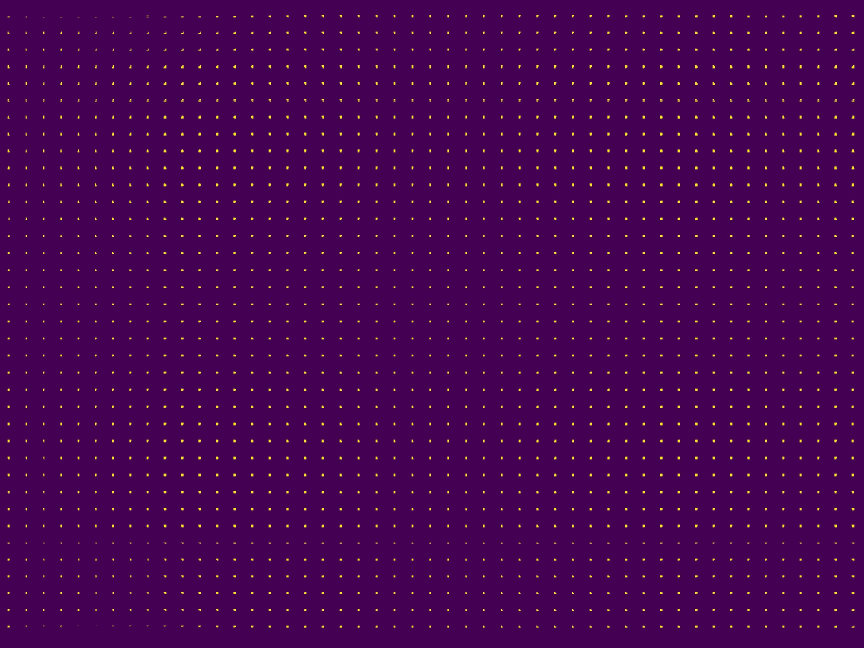
#> input picture Exact_dot_003/mesh_Arrays.jpeg, 2592 x 1944 px (shown at 1/3 size)
$ python contour.py
#> lines starting #> are read from the running program, lines starting #| are printed output that depends on the picture; after the words box and inside, x2 and y2 are one past the last pixel; in counts of white or black regions, pixels touching at a corner belong together
from __future__ import print_function
import cv2 as cv
import numpy as np
import argparse
import random as rng
rng.seed(12345)
def thresh_callback(val):
    threshold = val

    canny_output = cv.Canny(src_gray, threshold, threshold * 2)


    contours, _ = cv.findContours(canny_output, cv.RETR_TREE, cv.CHAIN_APPROX_SIMPLE)


    contours_poly = [None]*len(contours)
    boundRect = [None]*len(contours)
    centers = [None]*len(contours)
    radius = [None]*len(contours)
    for i, c in enumerate(contours):
        contours_poly[i] = cv.approxPolyDP(c, 3, True)
        boundRect[i] = cv.boundingRect(contours_poly[i])
        centers[i], radius[i] = cv.minEnclosingCircle(contours_poly[i])


    drawing = np.zeros((canny_output.shape[0], canny_output.shape[1], 3), dtype=np.uint8)


    for i in range(len(contours)):
        color = (rng.randint(0,256), rng.randint(0,256), rng.randint(0,256))
        cv.drawContours(drawing, contours_poly, i, color)
        cv.rectangle(drawing, (int(boundRect[i][0]), int(boundRect[i][1])), \
          (int(boundRect[i][0]+boundRect[i][2]), int(boundRect[i][1]+boundRect[i][3])), color, 2)
        cv.circle(drawing, (int(centers[i][0]), int(centers[i][1])), int(radius[i]), color, 2)


    cv.imshow('Contours', drawing)

parser = argparse.ArgumentParser(description='Code for Creating Bounding boxes and circles for contours tutorial.')
parser.add_argument('--input', help='Path to input image.', default='mesh_Arrays.jpeg')
args = parser.parse_args()
src = cv.imread(cv.samples.findFile(args.input))
#> src is the input picture: shape (1944, 2592, 3); mean B, G, R 82.4, 3.5, 70.6
if src is None:
    print('Could not open or find the image:', args.input)
    exit(0)
# Convert image to gray and blur it
src_gray = cv.cvtColor(src, cv.COLOR_BGR2GRAY)
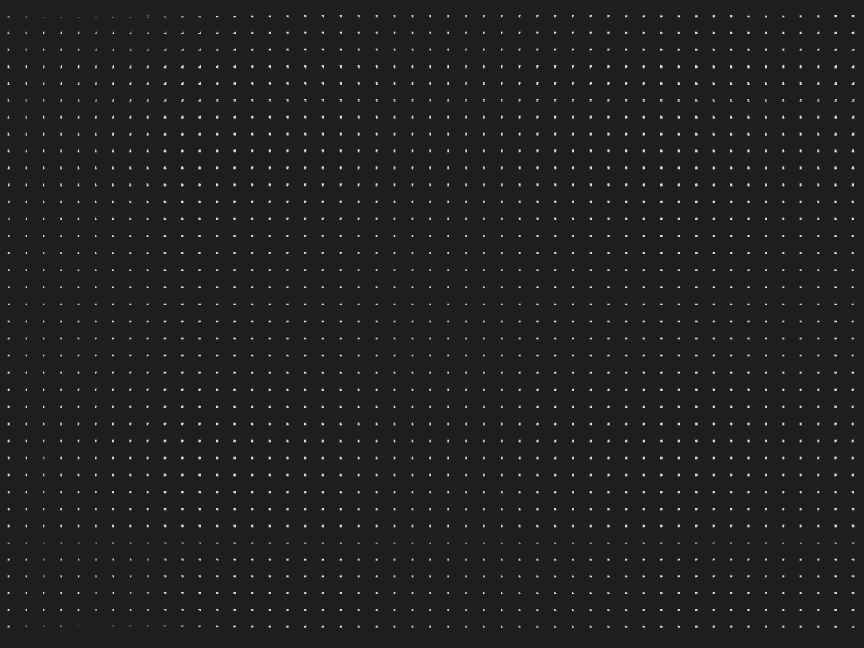
#> src_gray: shape (1944, 2592) (shown at 1/3 size); min 11, max 242, mean 32.7
src_gray = cv.blur(src_gray, (3,3))
source_window = 'Source'
cv.namedWindow(source_window)
cv.imshow(source_window, src)
max_thresh = 255
thresh = 100 # initial threshold
cv.createTrackbar('Canny thresh:', source_window, thresh, max_thresh, thresh_callback)
thresh_callback(thresh)
#> in thresh_callback, `canny_output = cv.Canny(src_gray, threshold, threshold * 2)`:
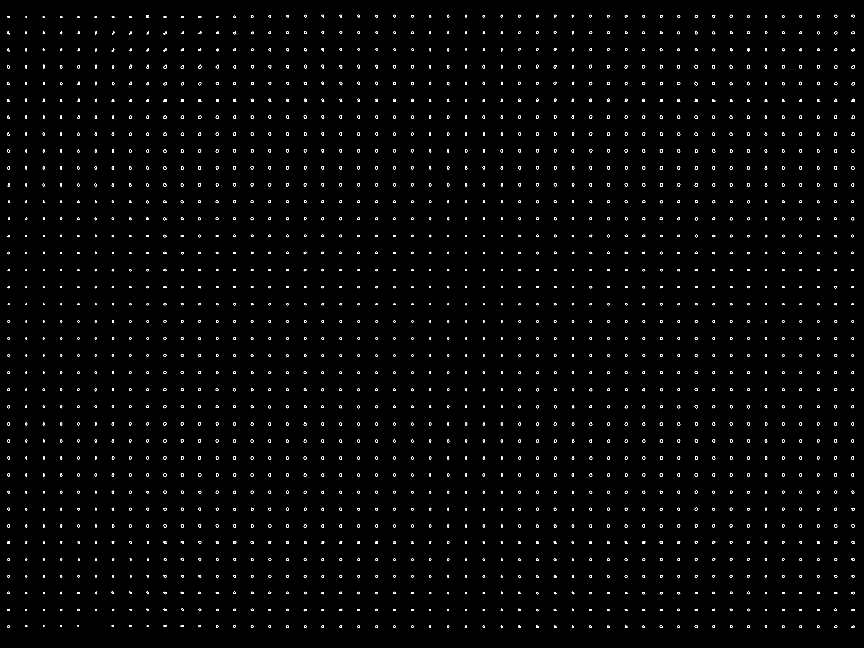
#> canny_output: shape (1944, 2592) (shown at 1/3 size); 0.82% white in thin lines or dots
#> in thresh_callback, `contours, _ = cv.findContours(canny_output, cv.RETR_TREE, cv.CHAIN_APP..`: contours = 3655 contours, 636 with area under 20; largest, box (x1, y1, x2, y2) and area: (2084, 194, 2093, 206) 68, (2084, 346, 2094, 357) 67, (2502, 195, 2512, 206) 66, (2084, 346, 2094, 357) 63, (2555, 397, 2564, 408) 62
#> in thresh_callback, `contours_poly = [None]*len(contours)`: contours_poly = 3655 items
#> the loop in thresh_callback, `for i, c in enumerate(contours):` made 3655 passes
#> c on pass 25: [[1235, 1877], [1235, 1882], [1239, 1882], [1239, 1877]]
#> after the loop in thresh_callback, `for i, c in enumerate(contours):`: boundRect = 3655 items, first 6: (2554, 1878, 10, 6), (2554, 1879, 10, 5), (2503, 1878, 9, 5), (2503, 1877, 9, 7), (2033, 1877, 7, 6), (2032, 1877, 8, 7); centers = 3655 pairs, first value 24.5 to 2560, second value 46 to 1880.2; contours_poly = 3655 contours, 2094 with area under 20; largest, box (x1, y1, x2, y2) and area: (1980, 499, 1988, 508) 56, (1980, 448, 1988, 457) 52, (2555, 499, 2563, 508) 52, (2503, 499, 2511, 508) 52, (2503, 195, 2511, 205) 52; radius = 3655 values, max 6.1 at index 3351, min 0.0001 at index 86, mean 3.86
#> the loop in thresh_callback, `for i in range(len(contours)):` made 3655 passes
#> color on passes 1 to 3: (213, 5, 152), (188, 99, 138), (223, 82, 191)
#> after the loop in thresh_callback, `for i in range(len(contours)):`:
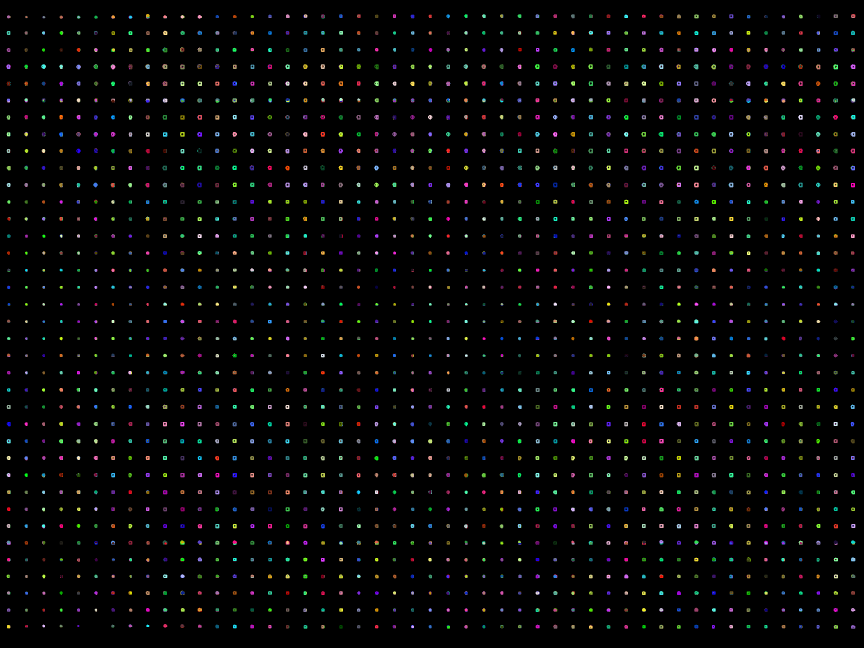
#> drawing: shape (1944, 2592, 3) (shown at 1/3 size); mean of channels 0, 1, 2 4.9, 4.9, 4.9; drawn as B, G, R
cv.waitKey()

$ run again, with Exact_dot_003/BW_image.jpeg copied over Exact_dot_003/mesh_Arrays.jpeg
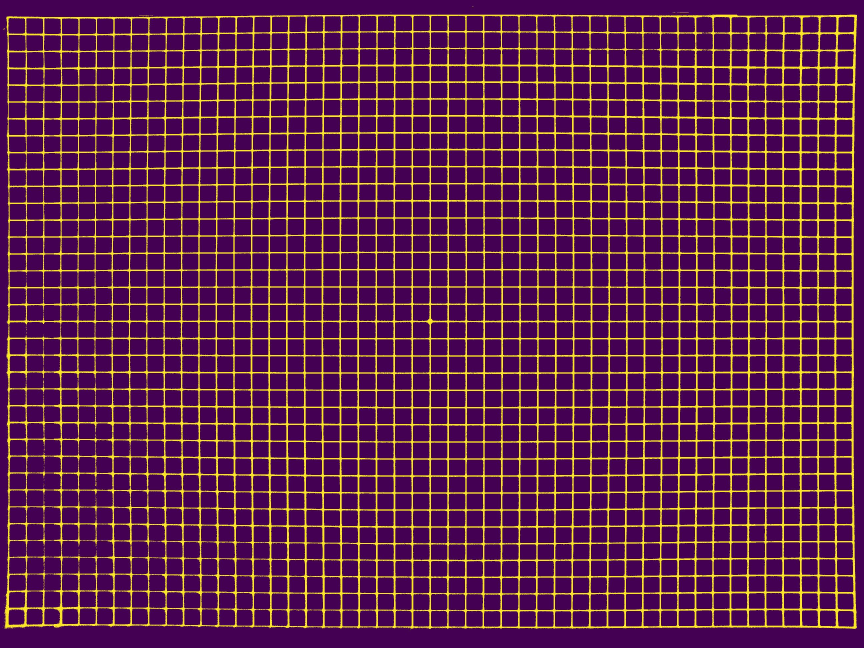
#> input picture Exact_dot_003/BW_image.jpeg, 2592 x 1944 px (shown at 1/3 size)
#> src is the input picture: shape (1944, 2592, 3); mean B, G, R 76.2, 36.4, 96.4
#> in thresh_callback, `canny_output = cv.Canny(src_gray, threshold, threshold * 2)`:
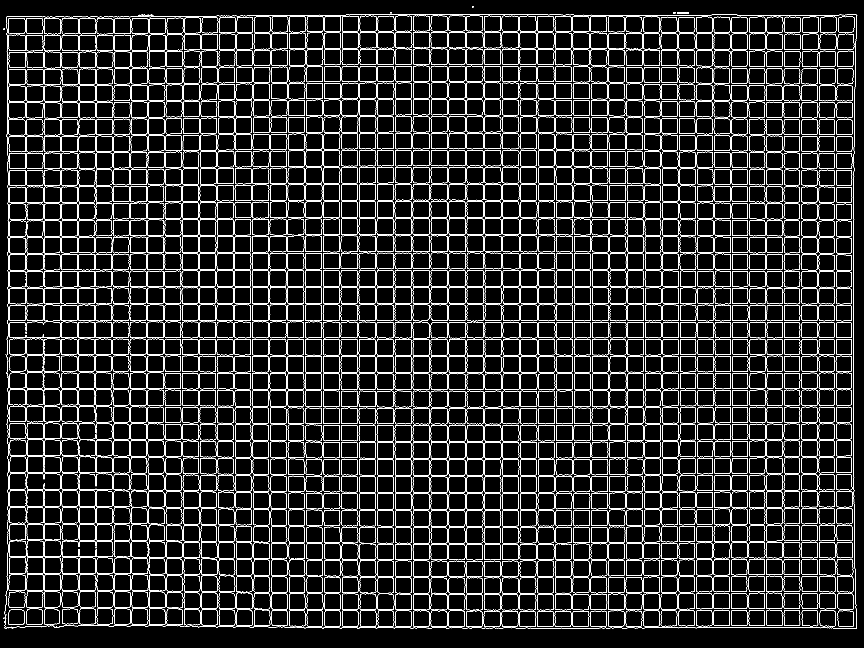
#> canny_output: shape (1944, 2592) (shown at 1/3 size); 6.5% white in thin lines or dots
#> contours = 3478 contours, 116 with area under 20; largest, box (x1, y1, x2, y2) and area: (27, 1572, 340, 1722) 30253, (342, 1574, 497, 1774) 15803, (27, 965, 285, 1014) 11581, (28, 1470, 183, 1520) 7051, (28, 1419, 183, 1469) 7014
#> in thresh_callback, `contours_poly = [None]*len(contours)`: contours_poly = 3478 items
#> the loop in thresh_callback, `for i, c in enumerate(contours):` made 3478 passes
#> c on passes 1, 2, 5: [[17, 1882], [18, 1882]], [[18, 1855]], [[23, 1883], [24, 1882], [25, 1883], [24, 1884]]
#> after the loop in thresh_callback, `for i, c in enumerate(contours):`: boundRect = 3478 items, first 6: (17, 1882, 1, 1), (18, 1855, 1, 1), (11, 1853, 3, 4), (13, 1844, 25, 43), (23, 1883, 1, 1), (16, 1838, 1, 1); centers = 3478 pairs, first value 11.5 to 2538.5, second value 20 to 1883; contours_poly = 3478 contours, 135 with area under 20; largest, box (x1, y1, x2, y2) and area: (27, 1572, 340, 1722) 29531, (344, 1575, 496, 1774) 15184, (27, 965, 285, 1014) 11368, (28, 1471, 183, 1520) 6969, (27, 965, 182, 1014) 6912; radius = 3478 values, max 1570.3 at index 3466, min 0.0001 at index 0, mean 31.87
#> the loop in thresh_callback, `for i in range(len(contours)):` made 3478 passes
#> color on passes 1 to 3: (213, 5, 152), (188, 99, 138), (223, 82, 191)
#> after the loop in thresh_callback, `for i in range(len(contours)):`:
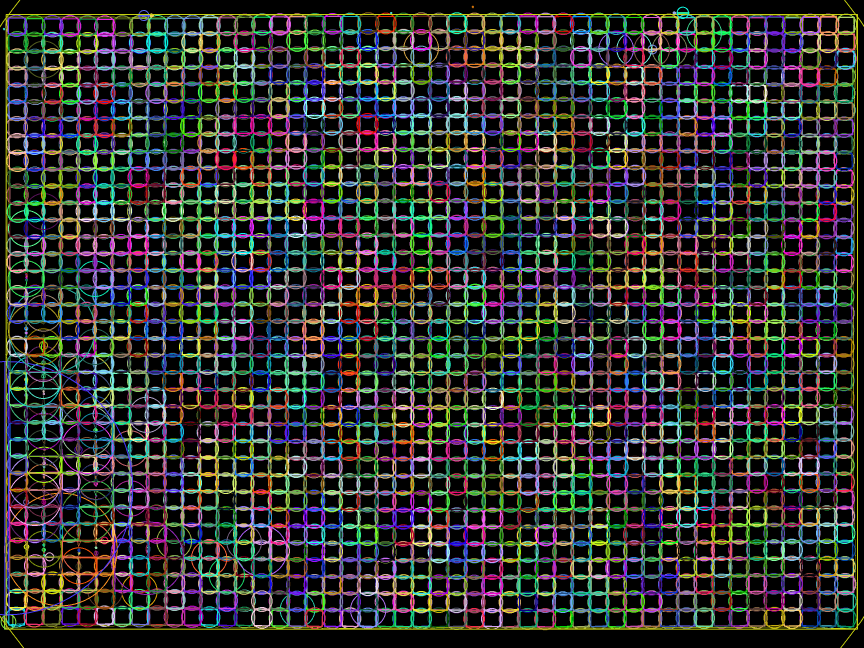
#> drawing: shape (1944, 2592, 3) (shown at 1/3 size); mean of channels 0, 1, 2 45.5, 47.2, 46.6; drawn as B, G, R
